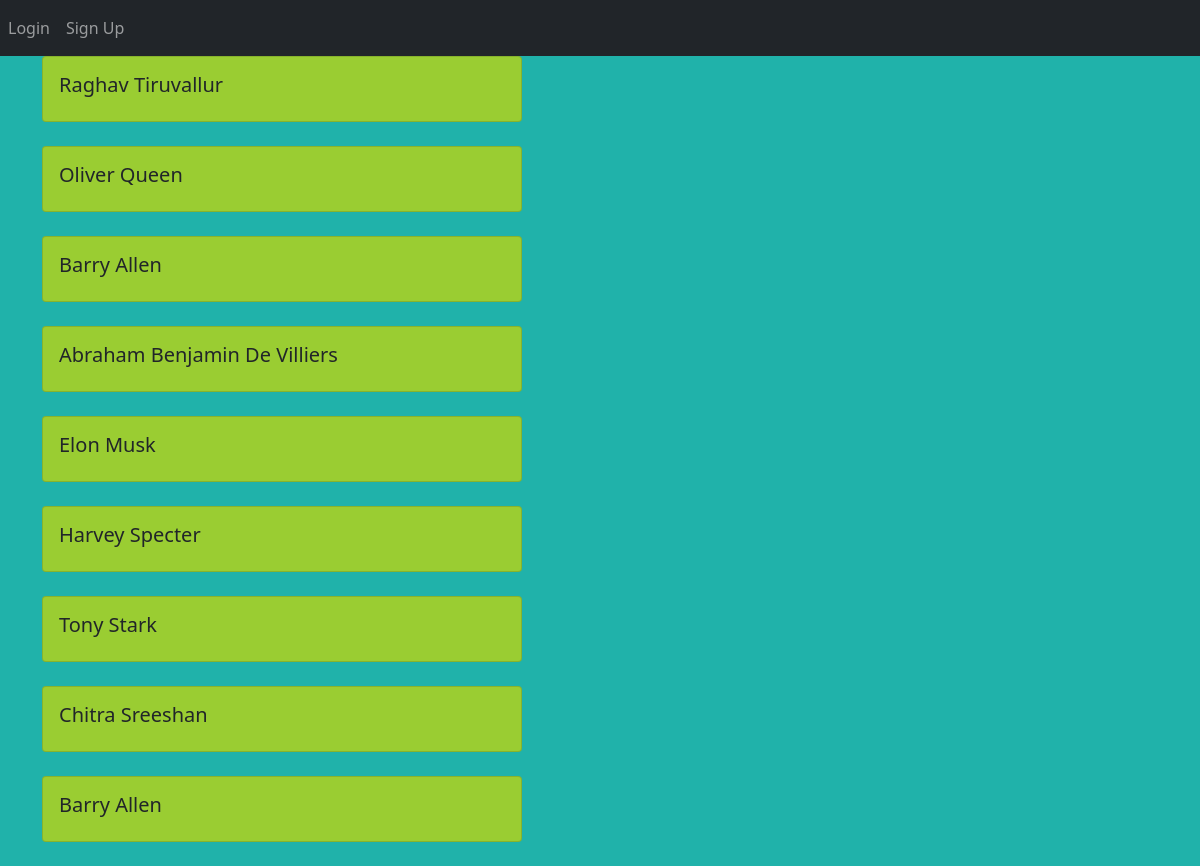
Page /bloggers on the committed database.
### Website/models.py (models this page shows)
class User(db.Model,UserMixin):
    id=db.Column(db.Integer,primary_key=True)
    email=db.Column(db.String(100),unique=True)
    phoneNumber=db.Column(db.String(10),unique=True)
    password=db.Column(db.String(100))
    firstName=db.Column(db.String(100))
    lastName=db.Column(db.String(100))
    blogs=db.relationship('Blog')

### Website/views.py (the view)
@views.route("/bloggers")
def bloggers():
    users=User.query.all()
    return render_template("bloggers.html",users=users,user=current_user)

### Website/templates/bloggers.html (shortened to what this page needs)
{% extends "base.html" %}
{% block content %}
{% for blogger in users  %}
<div class="card" style="width: 30rem;background-color:yellowgreen;">
    <div class="card-body">
      <h5 class="card-title">{{blogger.firstName + " " + blogger.lastName}}</h5>
    </div>
  </div>
<br/>
{% endfor %}
{% endblock %}

### rows in the picture
User: firstName+lastName "Raghav Tiruvallur"
User: firstName+lastName "Oliver Queen"
User: firstName+lastName "Barry Allen"
User: firstName+lastName "Abraham Benjamin De Villiers"
User: firstName+lastName "Elon Musk"
User: firstName+lastName "Harvey Specter"
User: firstName+lastName "Tony Stark"
User: firstName+lastName "Chitra Sreeshan"
User: firstName+lastName "Barry Allen"
